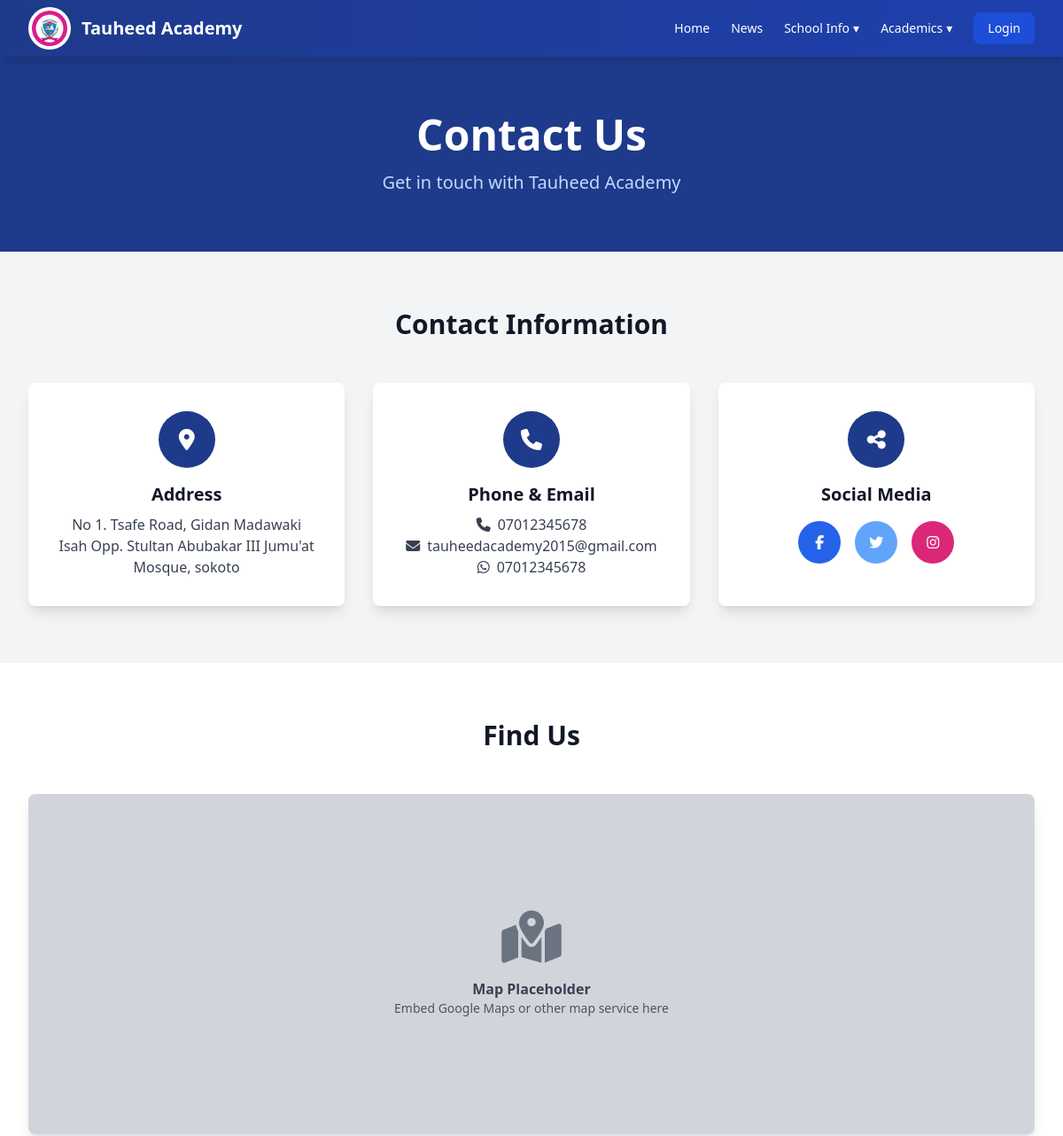
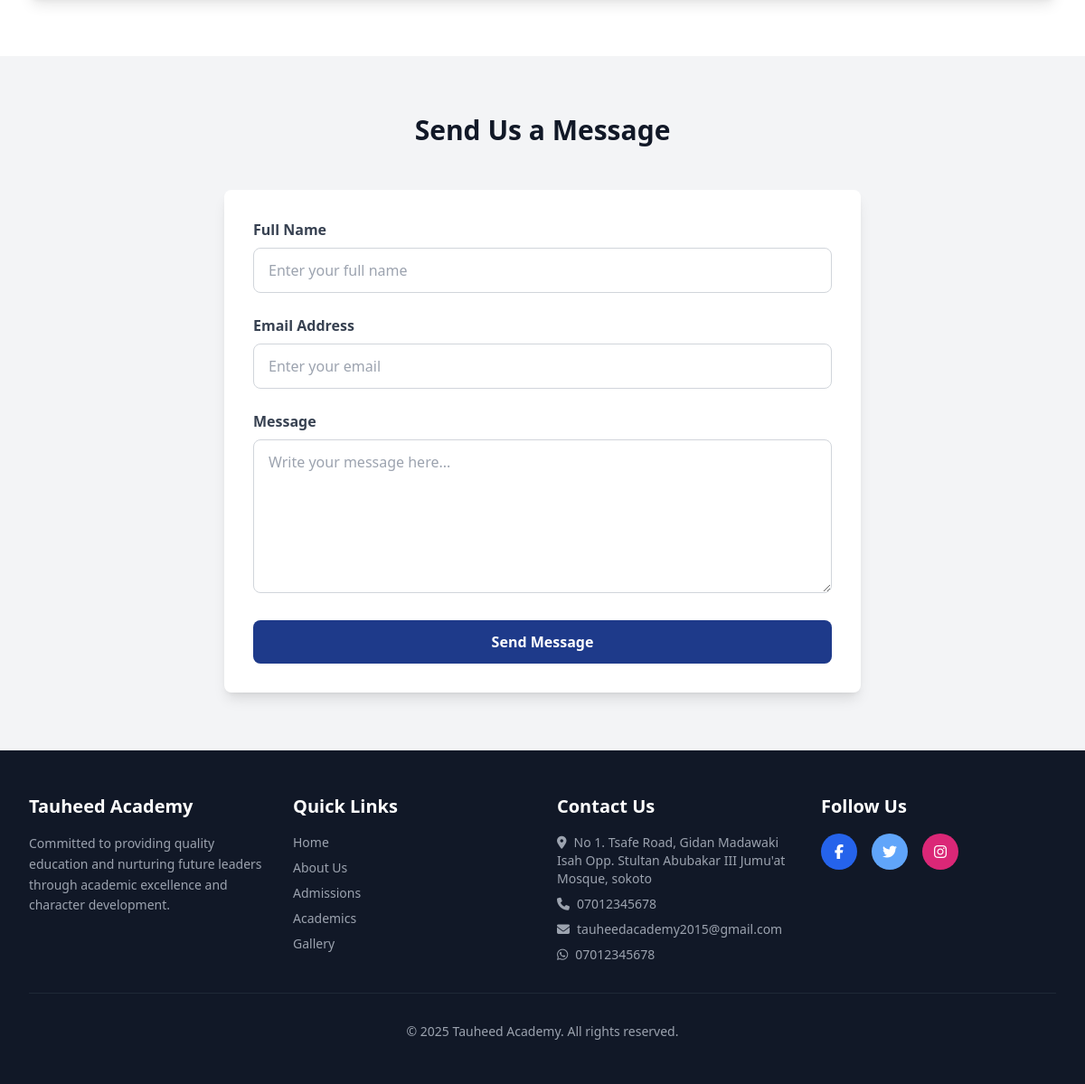
The app's page /pages/contact.php, older data (2 pictures, top to bottom).
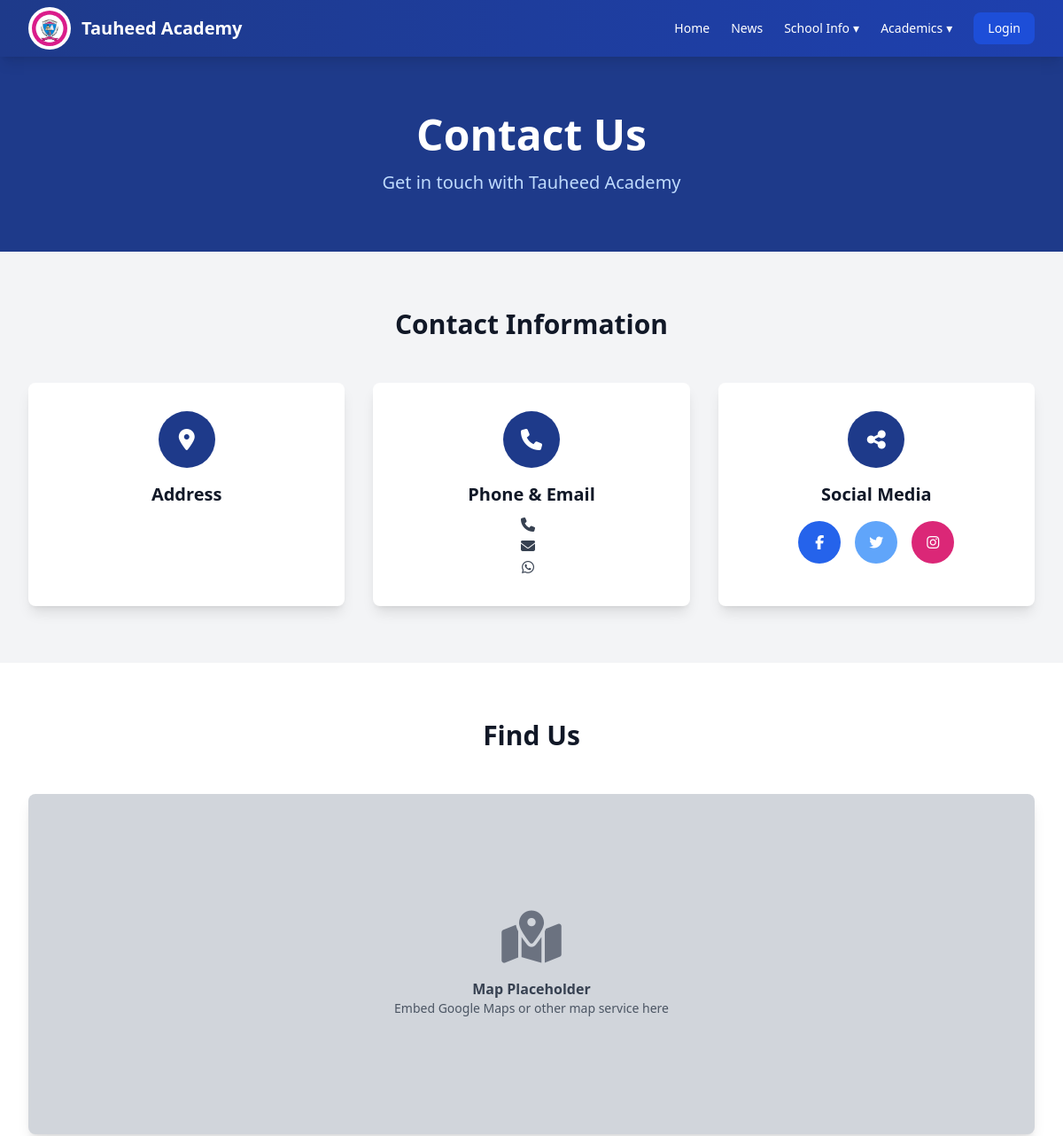
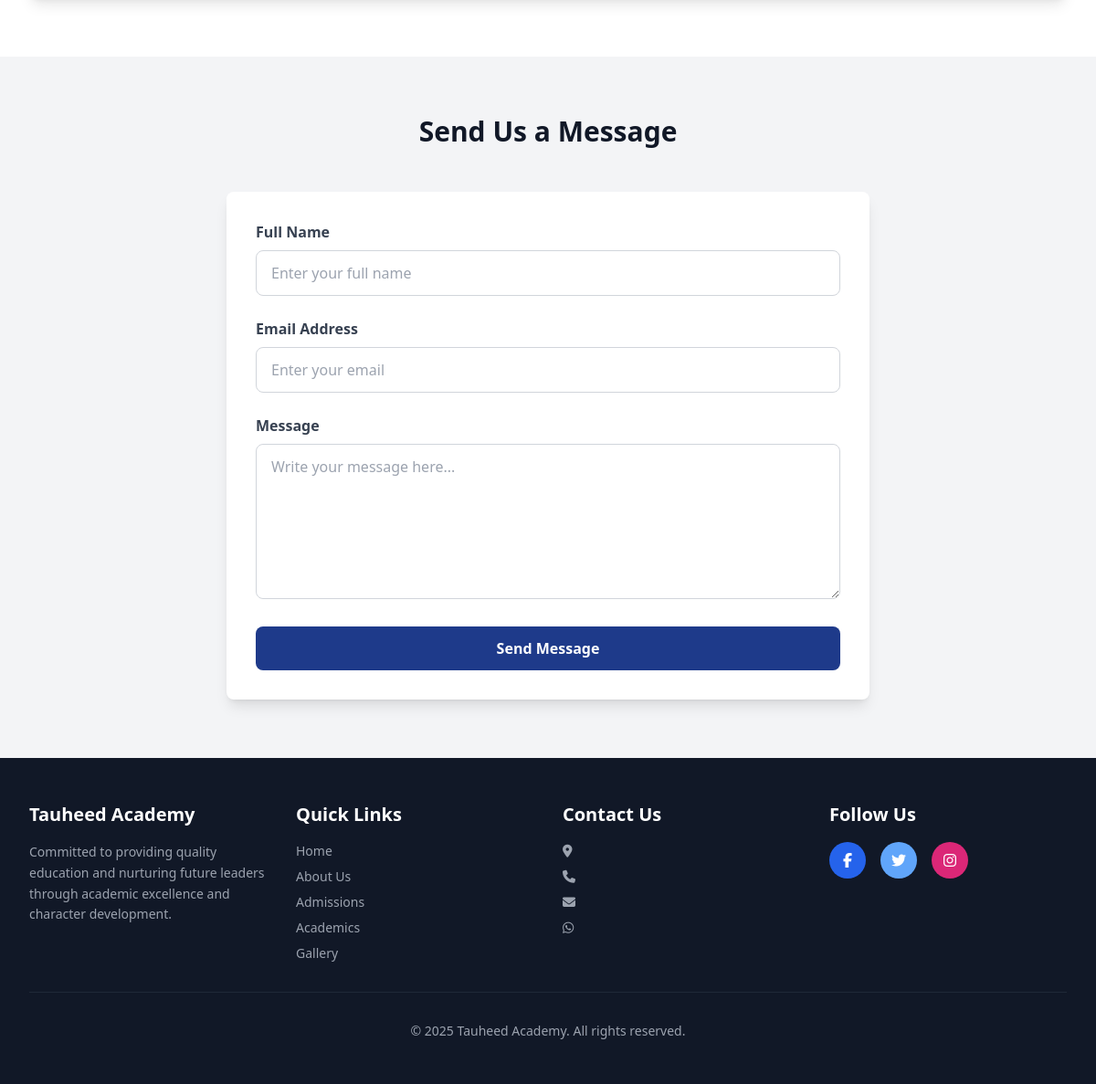
The same page, newer data (2 pictures, top to bottom).
### tables this page shows
CREATE TABLE `schools` (
  `id` int(11) NOT NULL,
  `name` varchar(150) NOT NULL,
  `motto` varchar(255) DEFAULT NULL,
  `address` varchar(255) DEFAULT NULL,
  `phone` varchar(20) DEFAULT NULL,
  `email` varchar(100) DEFAULT NULL,
  `about_message` text DEFAULT NULL,
  `welcome_message` text DEFAULT NULL,
  `whatsapp_number` varchar(20) DEFAULT NULL,
  `facebook` varchar(255) DEFAULT NULL,
  `twitter` varchar(255) DEFAULT NULL,
  `instagram` varchar(255) DEFAULT NULL,
  `admission_number_format` varchar(255) DEFAULT NULL,
  `admission_number_format_description` varchar(255) DEFAULT NULL,
  `created_at` timestamp NOT NULL DEFAULT current_timestamp(),
  `deleted_at` datetime DEFAULT NULL,
  `updated_at` timestamp NOT NULL DEFAULT current_timestamp() ON UPDATE current_timestamp()
);

### pages/contact.php (the view, shortened to what the changed rows need)
<?php
include(__DIR__ .  '/../includes/header.php');
?>
<body class="bg-gray-50">
    <?php include(__DIR__ .  '/../includes/nav.php'); ?>
    <section class="bg-blue-900 text-white py-16">
        <div class="max-w-7xl mx-auto px-4 sm:px-6 lg:px-8 text-center">
            <h1 class="text-4xl md:text-5xl font-bold mb-4">Contact Us</h1>
            <p class="text-xl text-blue-200">Get in touch with <?= $school['name'] ?? 'Tauheed Academy' ?></p>
        </div>
    </section>
    <section class="py-16 bg-gray-100">
        <div class="max-w-7xl mx-auto px-4 sm:px-6 lg:px-8">
            <h2 class="text-3xl font-bold text-center text-gray-900 mb-12">Contact Information</h2>
            <div class="grid md:grid-cols-3 gap-8">
                <div class="bg-white p-8 rounded-lg shadow-lg text-center">
                    <div class="bg-blue-900 text-white w-16 h-16 rounded-full flex items-center justify-center mx-auto mb-4">
                        <i class="fas fa-map-marker-alt text-2xl"></i>
                    </div>
                    <h3 class="text-xl font-bold text-gray-900 mb-2">Address</h3>
                    <p class="text-gray-700"><?= $school['address'] ?? '' ?></p>
                </div>
                <div class="bg-white p-8 rounded-lg shadow-lg text-center">
                    <div class="bg-blue-900 text-white w-16 h-16 rounded-full flex items-center justify-center mx-auto mb-4">
                        <i class="fas fa-phone text-2xl"></i>
                    </div>
                    <h3 class="text-xl font-bold text-gray-900 mb-2">Phone & Email</h3>
                    <p class="text-gray-700">
                        <i class="fas fa-phone mr-2"></i><?= $school['phone'] ?? '' ?><br>
                        <i class="fas fa-envelope mr-2"></i><?= $school['email'] ?? '' ?><br>
                        <i class="fab fa-whatsapp mr-2"></i><?= $school['whatsapp_number'] ?? '' ?>
                    </p>
                </div>
            </div>
        </div>
    </section>
    <section class="py-16 bg-white">
        <div class="max-w-7xl mx-auto px-4 sm:px-6 lg:px-8">
            <h2 class="text-3xl font-bold text-center text-gray-900 mb-12">Find Us</h2>
        </div>
    </section>
    <section class="py-16 bg-gray-100">
        <div class="max-w-3xl mx-auto px-4 sm:px-6 lg:px-8">
            <h2 class="text-3xl font-bold text-center text-gray-900 mb-12">Send Us a Message</h2>
        </div>
    </section>
    <?php include(__DIR__ . '/../includes/footer.php') ?>
</body>
</html>

### includes/nav.php (shortened to what the changed rows need)
<nav class="bg-gradient-to-r from-blue-900 to-blue-800 text-white sticky top-0 z-50 shadow-lg">
    <div class="max-w-7xl mx-auto px-4 sm:px-6 lg:px-8">
        <div class="flex justify-between items-center h-16">
            <div class="flex items-center gap-3">
                <div>
                    <h1 class="text-xl font-bold"><?= $school['name'] ?? 'Tauheed Academy' ?></h1>
                </div>
            </div>
        </div>
    </div>
</nav>

### includes/footer.php (shortened to what the changed rows need)
<footer class="bg-gray-900 text-white py-12">
    <div class="max-w-7xl mx-auto px-4 sm:px-6 lg:px-8">
        <div class="grid grid-cols-1 md:grid-cols-4 gap-8">
            <div>
                <h3 class="text-xl font-bold mb-4"><?= $school['name'] ?? 'Tauheed Academy' ?></h3>
                <p class="text-gray-400 text-sm leading-relaxed">
                    Committed to providing quality education and nurturing future leaders through academic excellence and character development.
                </p>
            </div>
            <div>
                <ul class="space-y-2 text-sm text-gray-400">
                    <li><i class="fas fa-map-marker-alt mr-2"></i><?= $school['address'] ?? '' ?></li>
                    <li><i class="fas fa-phone mr-2"></i><?= $school['phone'] ?? '' ?></li>
                    <li><i class="fas fa-envelope mr-2"></i><?= $school['email'] ?? '' ?></li>
                    <li><i class="fab fa-whatsapp mr-2"></i><?= $school['whatsapp_number'] ?? '' ?></li>
                </ul>
            </div>
        </div>
        <div class="border-t border-gray-800 mt-8 pt-8 text-center text-gray-400 text-sm">
            <p>&copy; 2025 <?= $school['name'] ?? 'Tauheed Academy' ?>. All rights reserved.</p>
        </div>
    </div>
</footer>

Row changes from the older to the newer data that the page shows:
changed schools "Tauheed Academy": address "No 1. Tsafe Road, Gidan Madawaki Isah Opp. Stultan Abubakar III Jumu'at Mosque, sokoto" → (not shown); phone "07012345678" → (not shown); email "tauheedacademy2015@gmail.com" → (not shown); whatsapp_number "07012345678" → (not shown)
